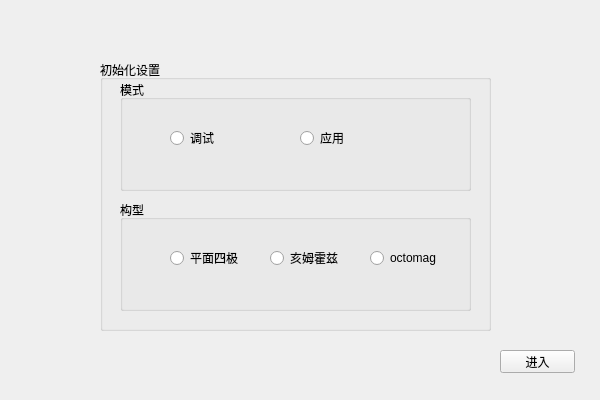
<?xml version="1.0" encoding="UTF-8"?>
<ui version="4.0">
 <class>LoginClass</class>
 <widget class="QWidget" name="LoginClass">
  <property name="geometry">
   <rect>
    <x>0</x>
    <y>0</y>
    <width>600</width>
    <height>400</height>
   </rect>
  </property>
  <property name="windowTitle">
   <string>登入界面</string>
  </property>
  <widget class="QGroupBox" name="groupBox">
   <property name="geometry">
    <rect>
     <x>100</x>
     <y>60</y>
     <width>391</width>
     <height>271</height>
    </rect>
   </property>
   <property name="title">
    <string>初始化设置</string>
   </property>
   <widget class="QGroupBox" name="groupBox_2">
    <property name="geometry">
     <rect>
      <x>20</x>
      <y>20</y>
      <width>351</width>
      <height>111</height>
     </rect>
    </property>
    <property name="title">
     <string>模式</string>
    </property>
    <widget class="QRadioButton" name="radioButton_debug">
     <property name="geometry">
      <rect>
       <x>50</x>
       <y>50</y>
       <width>89</width>
       <height>16</height>
      </rect>
     </property>
     <property name="text">
      <string>调试</string>
     </property>
    </widget>
    <widget class="QRadioButton" name="radioButton_release">
     <property name="geometry">
      <rect>
       <x>180</x>
       <y>50</y>
       <width>89</width>
       <height>16</height>
      </rect>
     </property>
     <property name="text">
      <string>应用</string>
     </property>
    </widget>
   </widget>
   <widget class="QGroupBox" name="groupBox_3">
    <property name="geometry">
     <rect>
      <x>20</x>
      <y>140</y>
      <width>351</width>
      <height>111</height>
     </rect>
    </property>
    <property name="title">
     <string>构型</string>
    </property>
    <widget class="QRadioButton" name="radioButton_fourpole">
     <property name="geometry">
      <rect>
       <x>50</x>
       <y>50</y>
       <width>89</width>
       <height>16</height>
      </rect>
     </property>
     <property name="text">
      <string>平面四极</string>
     </property>
    </widget>
    <widget class="QRadioButton" name="radioButton_helmholtz">
     <property name="geometry">
      <rect>
       <x>150</x>
       <y>50</y>
       <width>89</width>
       <height>16</height>
      </rect>
     </property>
     <property name="text">
      <string>亥姆霍兹</string>
     </property>
    </widget>
    <widget class="QRadioButton" name="radioButton_octomag">
     <property name="geometry">
      <rect>
       <x>250</x>
       <y>50</y>
       <width>89</width>
       <height>16</height>
      </rect>
     </property>
     <property name="text">
      <string>octomag</string>
     </property>
    </widget>
   </widget>
  </widget>
  <widget class="QPushButton" name="pushButton_enter">
   <property name="geometry">
    <rect>
     <x>500</x>
     <y>350</y>
     <width>75</width>
     <height>23</height>
    </rect>
   </property>
   <property name="text">
    <string>进入</string>
   </property>
  </widget>
 </widget>
 <layoutdefault spacing="6" margin="11"/>
 <resources>
  <include location="MagnetOperation.qrc"/>
 </resources>
 <connections/>
</ui>
